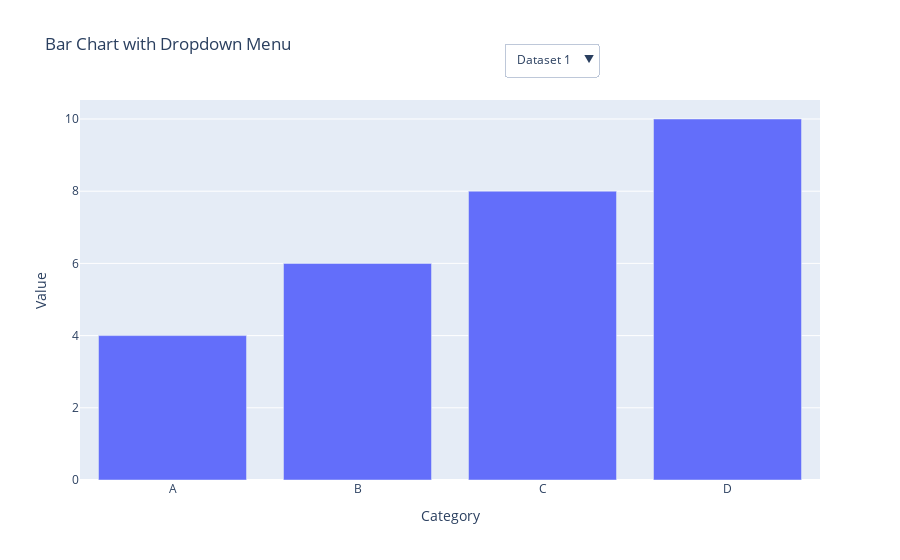

Source (notebook cell):
### Code cell
#g. Employ Plotly to create a dropdown menu.
import pandas as pd
import plotly.express as px
df1 = pd.DataFrame({'Category':['A','B','C',"D"],'Value': [4,6,8,10]})
df2 = pd.DataFrame({'Category': ['W','X','Y','Z'], 'Value': [10, 12, 14,16]})
fig = px.bar(df1, x='Category',y='Value',title='Bar Chart with Dropdown Menu')
#dropdown buttons
dropdown_buttons = [{'label':'Dataset 1','method':'update','args':[{'x': [df1['Category']],'y': [df1['Value']]}]},{'label':'Dataset 2', 'method': 'update', 'args': [{'x': [df2['Category']], 'y': [df2['Value']]}]}]
fig.update_layout(updatemenus=[{'type':'dropdown','x': 0.7,'y':1.15,'buttons': dropdown_buttons}])

fig.show()

### Figure 1 — Plotly figure (JSON) as saved in the notebook; plotly's stock layout.template omitted (floating-point values rounded to 4 significant figures)
{"data": [{"alignmentgroup": "True", "hovertemplate": "Category=%{x}<br>Value=%{y}<extra></extra>", "legendgroup": "", "marker": {"color": "#636efa", "pattern": {"shape": ""}}, "name": "", "offsetgroup": "", "orientation": "v", "showlegend": false, "textposition": "auto", "type": "bar", "x": ["A", "B", "C", "D"], "xaxis": "x", "y": [4, 6, 8, 10], "yaxis": "y"}], "layout": {"barmode": "relative", "legend": {"tracegroupgap": 0}, "title": {"text": "Bar Chart with Dropdown Menu"}, "updatemenus": [{"buttons": [{"args": [{"x": [["A", "B", "C", "D"]], "y": [[4, 6, 8, 10]]}], "label": "Dataset 1", "method": "update"}, {"args": [{"x": [["W", "X", "Y", "Z"]], "y": [[10, 12, 14, 16]]}], "label": "Dataset 2", "method": "update"}], "type": "dropdown", "x": 0.7, "y": 1.15}], "xaxis": {"anchor": "y", "domain": [0, 1], "title": {"text": "Category"}}, "yaxis": {"anchor": "x", "domain": [0, 1], "title": {"text": "Value"}}}}
